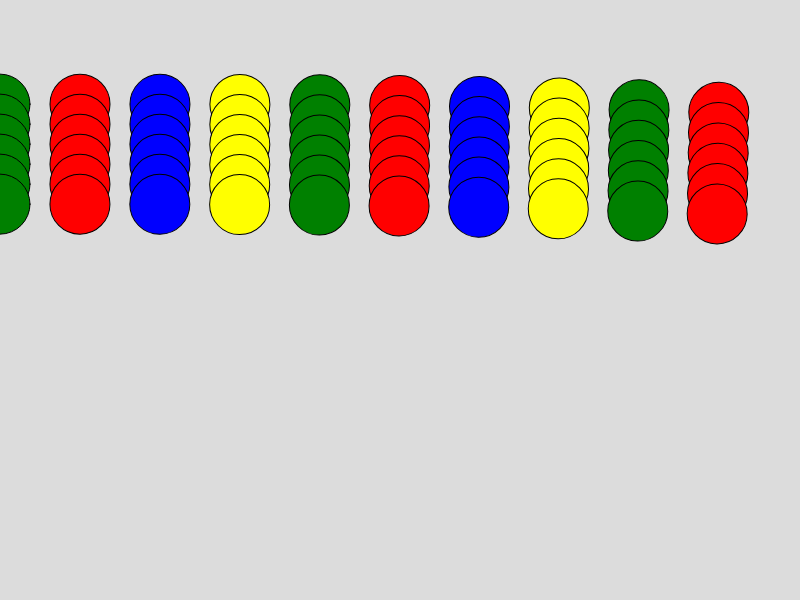
Frame 1 (no input)
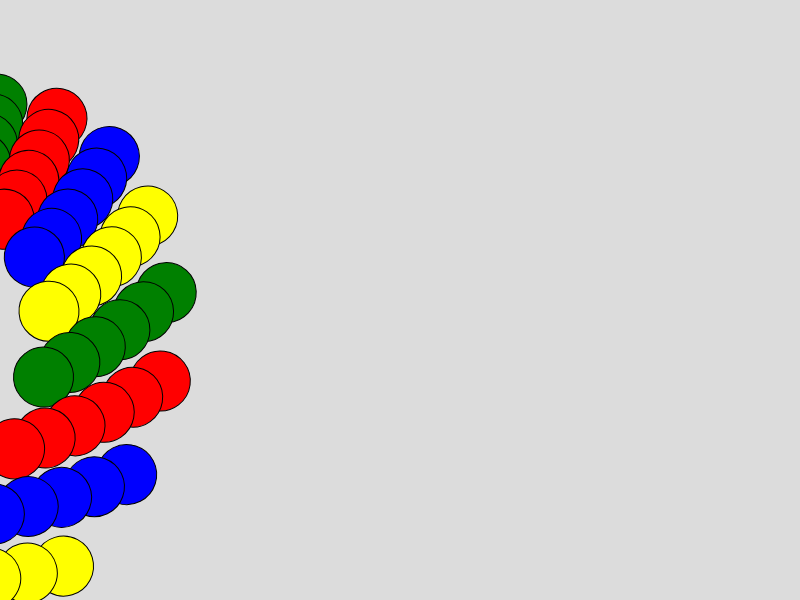
Frame 60 (no input)
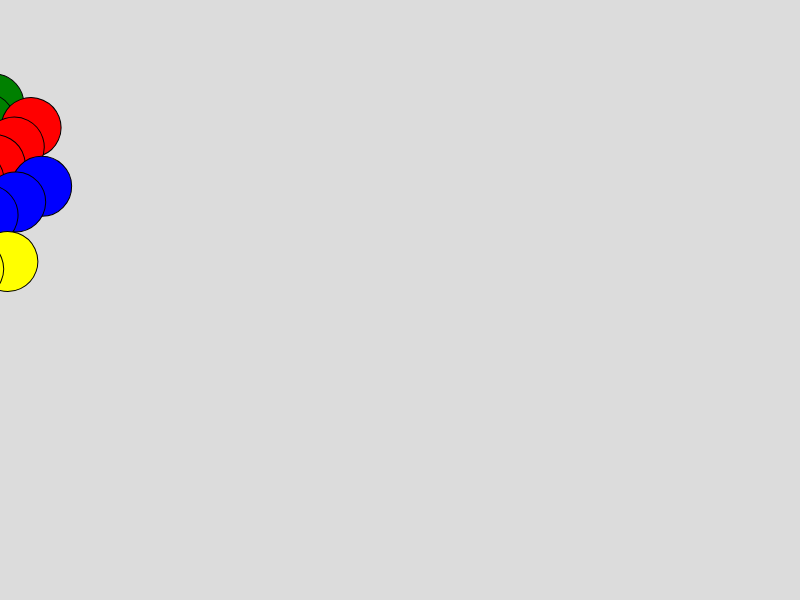
Frame 120 (the mouse pressed at the canvas centre since frame 60)

The p5.js sketch that drew these frames (run headless with seeded random() and noise() and a simulated clock; from frame 60 on, the mouse is pressed at the canvas centre):

// p5.js sketch
// ── sketch.js
let colourPalette = [
['green', 'red', 'blue', 'yellow', 'green', 'red', 'blue', 'yellow', 'green', 'red'], 
['green', 'red', 'blue', 'yellow', 'green', 'red', 'blue', 'yellow', 'green', 'red'], 
['green', 'red', 'blue', 'yellow', 'green', 'red', 'blue', 'yellow', 'green', 'red'], 
['green', 'red', 'blue', 'yellow', 'green', 'red', 'blue', 'yellow', 'green', 'red'], 
['green', 'red', 'blue', 'yellow', 'green', 'red', 'blue', 'yellow', 'green', 'red'], 
['green', 'red', 'blue', 'yellow', 'green', 'red', 'blue', 'yellow', 'green', 'red']];

let positionx = [];
let positiony = [];
let randomx;
let randomy;
let randomRotate = 0.000001


function setup() {
createCanvas(800,600);
 
//single-use random variables
  randomx = random(30, 100)
  randomy = random(100, 120)
 

 
}

function draw() {
 
  
  background(220);
  //squares
 if (positionx.length > 0 && positiony.length > 0) {
    for (let i = 0; i < 10; i++) {
      for (let t = 0; t < 6; t++) {
        fill(colourPalette[t][i])
        rect(positionx[t][i], positiony[t][i], 100, 100)
      }
    }
  }
  //circles
 for(let i = 0; i<10; i++){
   for(let j = 0; j < 6; j++){
    rotate(randomRotate)
      fill(colourPalette[j][i])
  circle(randomx*i,randomy+20*j,60)
 }
 randomRotate+=0.00005
}
}

function keyPressed() {
  //random colour variables
  randomR = random(0,255)
  randomG = random(0,255)
  randomB = random(0,255)
 
//colour randomizer (circle and square)
  if (keyCode === BACKSPACE) { 
    colourPalette = []
    for (let j = 0; j < 6; j++) {
      let row = []
      for (let i = 0; i < 10; i++) {
        let r = random(0, 255)
        let g = random(0, 255)
        let b = random(0, 255)
        
        row.push(color(r, g, b))
      }
      colourPalette.push(row)
    }
  }
//square position randomizer
  if (keyCode === ENTER) { 
    
    positionx = []
    positiony = []

    for (let t = 0; t < 6; t++) {
      let rowX = []
      let rowY = []
      
      for (let i = 0; i < 10; i++) {
        rowX.push(random(0, 720))
        rowY.push(random(0, 520))
      }
      
      positionx.push(rowX)
      positiony.push(rowY)
    }
  }
}
